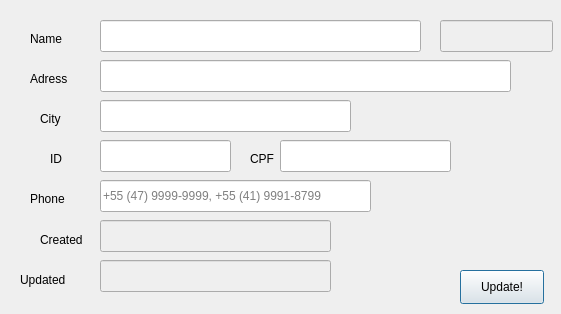
<?xml version="1.0" encoding="UTF-8"?>
<ui version="4.0">
 <class>Client_Edit</class>
 <widget class="QDialog" name="Client_Edit">
  <property name="geometry">
   <rect>
    <x>0</x>
    <y>0</y>
    <width>561</width>
    <height>314</height>
   </rect>
  </property>
  <property name="minimumSize">
   <size>
    <width>0</width>
    <height>0</height>
   </size>
  </property>
  <property name="maximumSize">
   <size>
    <width>9999</width>
    <height>9999</height>
   </size>
  </property>
  <property name="windowTitle">
   <string>Editando dados do Cliente</string>
  </property>
  <widget class="QLineEdit" name="line_Phone">
   <property name="geometry">
    <rect>
     <x>100</x>
     <y>180</y>
     <width>271</width>
     <height>32</height>
    </rect>
   </property>
   <property name="text">
    <string/>
   </property>
   <property name="maxLength">
    <number>40</number>
   </property>
   <property name="placeholderText">
    <string>+55 (47) 9999-9999, +55 (41) 9991-8799</string>
   </property>
  </widget>
  <widget class="QLabel" name="label">
   <property name="geometry">
    <rect>
     <x>30</x>
     <y>30</y>
     <width>59</width>
     <height>18</height>
    </rect>
   </property>
   <property name="text">
    <string>Name</string>
   </property>
  </widget>
  <widget class="QLabel" name="lbl_cpf">
   <property name="geometry">
    <rect>
     <x>250</x>
     <y>150</y>
     <width>59</width>
     <height>18</height>
    </rect>
   </property>
   <property name="text">
    <string>CPF</string>
   </property>
  </widget>
  <widget class="QLabel" name="lbl_city">
   <property name="geometry">
    <rect>
     <x>40</x>
     <y>110</y>
     <width>59</width>
     <height>18</height>
    </rect>
   </property>
   <property name="text">
    <string>City</string>
   </property>
  </widget>
  <widget class="QLabel" name="lbl_phone">
   <property name="geometry">
    <rect>
     <x>30</x>
     <y>190</y>
     <width>59</width>
     <height>18</height>
    </rect>
   </property>
   <property name="text">
    <string>Phone</string>
   </property>
  </widget>
  <widget class="QLineEdit" name="line_RG">
   <property name="geometry">
    <rect>
     <x>100</x>
     <y>140</y>
     <width>131</width>
     <height>32</height>
    </rect>
   </property>
   <property name="text">
    <string/>
   </property>
   <property name="maxLength">
    <number>15</number>
   </property>
  </widget>
  <widget class="QLineEdit" name="line_CPF">
   <property name="geometry">
    <rect>
     <x>280</x>
     <y>140</y>
     <width>171</width>
     <height>32</height>
    </rect>
   </property>
   <property name="text">
    <string/>
   </property>
   <property name="maxLength">
    <number>20</number>
   </property>
  </widget>
  <widget class="QLabel" name="lbl_Emoticon">
   <property name="geometry">
    <rect>
     <x>350</x>
     <y>240</y>
     <width>48</width>
     <height>48</height>
    </rect>
   </property>
   <property name="minimumSize">
    <size>
     <width>48</width>
     <height>48</height>
    </size>
   </property>
   <property name="maximumSize">
    <size>
     <width>48</width>
     <height>48</height>
    </size>
   </property>
   <property name="text">
    <string/>
   </property>
  </widget>
  <widget class="QLineEdit" name="line_Address">
   <property name="geometry">
    <rect>
     <x>100</x>
     <y>60</y>
     <width>411</width>
     <height>32</height>
    </rect>
   </property>
   <property name="text">
    <string/>
   </property>
   <property name="maxLength">
    <number>50</number>
   </property>
   <property name="placeholderText">
    <string/>
   </property>
  </widget>
  <widget class="QLabel" name="lbl_RG">
   <property name="geometry">
    <rect>
     <x>50</x>
     <y>150</y>
     <width>59</width>
     <height>18</height>
    </rect>
   </property>
   <property name="text">
    <string>ID</string>
   </property>
  </widget>
  <widget class="QPushButton" name="btn_Update">
   <property name="geometry">
    <rect>
     <x>460</x>
     <y>270</y>
     <width>84</width>
     <height>34</height>
    </rect>
   </property>
   <property name="sizePolicy">
    <sizepolicy hsizetype="Fixed" vsizetype="Fixed">
     <horstretch>0</horstretch>
     <verstretch>0</verstretch>
    </sizepolicy>
   </property>
   <property name="text">
    <string>Update!</string>
   </property>
  </widget>
  <widget class="QLineEdit" name="line_Name">
   <property name="geometry">
    <rect>
     <x>100</x>
     <y>20</y>
     <width>321</width>
     <height>32</height>
    </rect>
   </property>
   <property name="text">
    <string/>
   </property>
   <property name="maxLength">
    <number>40</number>
   </property>
   <property name="placeholderText">
    <string/>
   </property>
  </widget>
  <widget class="QLineEdit" name="line_City">
   <property name="geometry">
    <rect>
     <x>100</x>
     <y>100</y>
     <width>251</width>
     <height>32</height>
    </rect>
   </property>
   <property name="text">
    <string/>
   </property>
   <property name="maxLength">
    <number>30</number>
   </property>
  </widget>
  <widget class="QLabel" name="lbl_adress">
   <property name="geometry">
    <rect>
     <x>30</x>
     <y>70</y>
     <width>59</width>
     <height>18</height>
    </rect>
   </property>
   <property name="text">
    <string>Adress</string>
   </property>
  </widget>
  <widget class="QLineEdit" name="line_ID">
   <property name="enabled">
    <bool>false</bool>
   </property>
   <property name="geometry">
    <rect>
     <x>440</x>
     <y>20</y>
     <width>113</width>
     <height>32</height>
    </rect>
   </property>
  </widget>
  <widget class="QLineEdit" name="line_CreatedAt">
   <property name="enabled">
    <bool>false</bool>
   </property>
   <property name="geometry">
    <rect>
     <x>100</x>
     <y>220</y>
     <width>231</width>
     <height>32</height>
    </rect>
   </property>
   <property name="text">
    <string/>
   </property>
   <property name="maxLength">
    <number>40</number>
   </property>
   <property name="placeholderText">
    <string/>
   </property>
  </widget>
  <widget class="QLineEdit" name="line_UpdatedAt">
   <property name="enabled">
    <bool>false</bool>
   </property>
   <property name="geometry">
    <rect>
     <x>100</x>
     <y>260</y>
     <width>231</width>
     <height>32</height>
    </rect>
   </property>
   <property name="text">
    <string/>
   </property>
   <property name="maxLength">
    <number>40</number>
   </property>
   <property name="placeholderText">
    <string/>
   </property>
  </widget>
  <widget class="QLabel" name="lbl_created">
   <property name="geometry">
    <rect>
     <x>40</x>
     <y>230</y>
     <width>61</width>
     <height>20</height>
    </rect>
   </property>
   <property name="text">
    <string>Created</string>
   </property>
  </widget>
  <widget class="QLabel" name="lbl_updated">
   <property name="geometry">
    <rect>
     <x>20</x>
     <y>270</y>
     <width>101</width>
     <height>20</height>
    </rect>
   </property>
   <property name="text">
    <string>Updated</string>
   </property>
  </widget>
 </widget>
 <tabstops>
  <tabstop>line_Name</tabstop>
  <tabstop>line_Address</tabstop>
  <tabstop>line_City</tabstop>
  <tabstop>line_RG</tabstop>
  <tabstop>line_CPF</tabstop>
  <tabstop>line_Phone</tabstop>
  <tabstop>btn_Update</tabstop>
  <tabstop>line_ID</tabstop>
  <tabstop>line_CreatedAt</tabstop>
  <tabstop>line_UpdatedAt</tabstop>
 </tabstops>
 <resources/>
 <connections/>
</ui>
